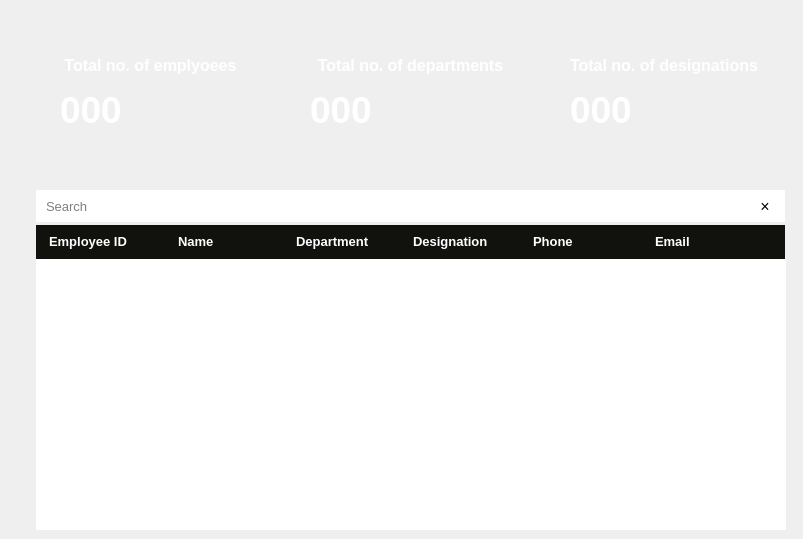
    <widget class="QWidget" name="searchWidget">
     <property name="styleSheet">
      <string notr="true">#searchWidget
{
	background:#2D2D2D;
}</string>
     </property>
     <widget class="QLabel" name="label_4">
      <property name="geometry">
       <rect>
        <x>36</x>
        <y>30</y>
        <width>238</width>
        <height>136</height>
       </rect>
      </property>
      <property name="text">
       <string/>
      </property>
      <property name="pixmap">
       <pixmap resource="resources.qrc">:/Images/empcardbg.png</pixmap>
      </property>
      <property name="scaledContents">
       <bool>true</bool>
      </property>
     </widget>
     <widget class="QLabel" name="label_5">
      <property name="geometry">
       <rect>
        <x>296</x>
        <y>30</y>
        <width>238</width>
        <height>136</height>
       </rect>
      </property>
      <property name="text">
       <string/>
      </property>
      <property name="pixmap">
       <pixmap resource="resources.qrc">:/Images/attendancebg.png</pixmap>
      </property>
      <property name="scaledContents">
       <bool>true</bool>
      </property>
     </widget>
     <widget class="QLabel" name="label_6">
      <property name="geometry">
       <rect>
        <x>556</x>
        <y>30</y>
        <width>238</width>
        <height>136</height>
       </rect>
      </property>
      <property name="text">
       <string/>
      </property>
      <property name="pixmap">
       <pixmap resource="resources.qrc">:/Images/absentbg.png</pixmap>
      </property>
      <property name="scaledContents">
       <bool>true</bool>
      </property>
     </widget>
     <widget class="QLabel" name="label_7">
      <property name="geometry">
       <rect>
        <x>40</x>
        <y>50</y>
        <width>221</width>
        <height>31</height>
       </rect>
      </property>
      <property name="font">
       <font>
        <pointsize>12</pointsize>
        <bold>true</bold>
       </font>
      </property>
      <property name="text">
       <string>&lt;html&gt;&lt;head/&gt;&lt;body&gt;&lt;p align=&quot;center&quot;&gt;&lt;span style=&quot; color:#ffffff;&quot;&gt;Total no. of emplyoees&lt;/span&gt;&lt;/p&gt;&lt;/body&gt;&lt;/html&gt;</string>
      </property>
     </widget>
     <widget class="QLabel" name="empLabel">
      <property name="geometry">
       <rect>
        <x>60</x>
        <y>80</y>
        <width>191</width>
        <height>61</height>
       </rect>
      </property>
      <property name="font">
       <font>
        <pointsize>28</pointsize>
        <bold>true</bold>
       </font>
      </property>
      <property name="styleSheet">
       <string notr="true">#empLabel
{
	color:white;
	font-weight:bold;
}</string>
      </property>
      <property name="text">
       <string>&lt;html&gt;&lt;head/&gt;&lt;body&gt;&lt;p&gt;&lt;span style=&quot; color:#ffffff;&quot;&gt;000&lt;/span&gt;&lt;/p&gt;&lt;/body&gt;&lt;/html&gt;</string>
      </property>
     </widget>
     <widget class="QLabel" name="deptLabel">
      <property name="geometry">
       <rect>
        <x>310</x>
        <y>80</y>
        <width>191</width>
        <height>61</height>
       </rect>
      </property>
      <property name="font">
       <font>
        <pointsize>28</pointsize>
        <bold>true</bold>
       </font>
      </property>
      <property name="styleSheet">
       <string notr="true">color:white;</string>
      </property>
      <property name="text">
       <string>&lt;html&gt;&lt;head/&gt;&lt;body&gt;&lt;p&gt;&lt;span style=&quot; font-size:28pt; color:#ffffff;&quot;&gt;000&lt;/span&gt;&lt;/p&gt;&lt;/body&gt;&lt;/html&gt;</string>
      </property>
     </widget>
     <widget class="QLabel" name="label_10">
      <property name="geometry">
       <rect>
        <x>300</x>
        <y>50</y>
        <width>221</width>
        <height>31</height>
       </rect>
      </property>
      <property name="font">
       <font>
        <pointsize>12</pointsize>
        <bold>true</bold>
       </font>
      </property>
      <property name="text">
       <string>&lt;html&gt;&lt;head/&gt;&lt;body&gt;&lt;p align=&quot;center&quot;&gt;&lt;span style=&quot; color:#ffffff;&quot;&gt;Total no. of departments&lt;/span&gt;&lt;/p&gt;&lt;/body&gt;&lt;/html&gt;</string>
      </property>
     </widget>
     <widget class="QLabel" name="designLabel">
      <property name="geometry">
       <rect>
        <x>570</x>
        <y>80</y>
        <width>191</width>
        <height>61</height>
       </rect>
      </property>
      <property name="font">
       <font>
        <pointsize>28</pointsize>
        <bold>true</bold>
       </font>
      </property>
      <property name="styleSheet">
       <string notr="true">color:white;</string>
      </property>
      <property name="text">
       <string>&lt;html&gt;&lt;head/&gt;&lt;body&gt;&lt;p&gt;&lt;span style=&quot; font-size:28pt; color:#ffffff;&quot;&gt;000&lt;/span&gt;&lt;/p&gt;&lt;/body&gt;&lt;/html&gt;</string>
      </property>
     </widget>
     <widget class="QLabel" name="label_12">
      <property name="geometry">
       <rect>
        <x>570</x>
        <y>50</y>
        <width>211</width>
        <height>31</height>
       </rect>
      </property>
      <property name="font">
       <font>
        <pointsize>12</pointsize>
        <bold>true</bold>
       </font>
      </property>
      <property name="text">
       <string>&lt;html&gt;&lt;head/&gt;&lt;body&gt;&lt;p&gt;&lt;span style=&quot; color:#ffffff;&quot;&gt;Total no. of designations&lt;/span&gt;&lt;/p&gt;&lt;/body&gt;&lt;/html&gt;</string>
      </property>
     </widget>
     <widget class="QLineEdit" name="searchTextBox">
      <property name="geometry">
       <rect>
        <x>36</x>
        <y>190</y>
        <width>711</width>
        <height>32</height>
       </rect>
      </property>
      <property name="font">
       <font>
        <pointsize>10</pointsize>
       </font>
      </property>
      <property name="styleSheet">
       <string notr="true">#searchTextBox
{
	padding-left:8px;
	border:none;
}</string>
      </property>
      <property name="placeholderText">
       <string>Search</string>
      </property>
     </widget>
     <widget class="QPushButton" name="pushButton">
      <property name="geometry">
       <rect>
        <x>745</x>
        <y>190</y>
        <width>40</width>
        <height>32</height>
       </rect>
      </property>
      <property name="font">
       <font>
        <pointsize>12</pointsize>
       </font>
      </property>
      <property name="styleSheet">
       <string notr="true">#pushButton
{
	border:none;
	color:black;
background:white;
}
#pushButton:hover
{
	border:none;
	color:red;
background:white;
}</string>
      </property>
      <property name="text">
       <string>×</string>
      </property>
     </widget>
     <widget class="QTableView" name="tableView">
      <property name="geometry">
       <rect>
        <x>36</x>
        <y>259</y>
        <width>750</width>
        <height>271</height>
       </rect>
      </property>
      <property name="sizePolicy">
       <sizepolicy hsizetype="Fixed" vsizetype="Fixed">
        <horstretch>0</horstretch>
        <verstretch>0</verstretch>
       </sizepolicy>
      </property>
      <property name="focusPolicy">
       <enum>Qt::NoFocus</enum>
      </property>
      <property name="autoFillBackground">
       <bool>false</bool>
      </property>
      <property name="frameShape">
       <enum>QFrame::NoFrame</enum>
      </property>
      <property name="horizontalScrollBarPolicy">
       <enum>Qt::ScrollBarAlwaysOff</enum>
      </property>
      <property name="sizeAdjustPolicy">
       <enum>QAbstractScrollArea::AdjustIgnored</enum>
      </property>
      <property name="editTriggers">
       <set>QAbstractItemView::NoEditTriggers</set>
      </property>
      <property name="tabKeyNavigation">
       <bool>false</bool>
      </property>
      <property name="showDropIndicator" stdset="0">
       <bool>false</bool>
      </property>
      <property name="dragDropOverwriteMode">
       <bool>false</bool>
      </property>
      <property name="alternatingRowColors">
       <bool>true</bool>
      </property>
      <property name="selectionMode">
       <enum>QAbstractItemView::SingleSelection</enum>
      </property>
      <property name="selectionBehavior">
       <enum>QAbstractItemView::SelectRows</enum>
      </property>
      <property name="textElideMode">
       <enum>Qt::ElideNone</enum>
      </property>
      <property name="showGrid">
       <bool>false</bool>
      </property>
      <property name="gridStyle">
       <enum>Qt::NoPen</enum>
      </property>
      <property name="cornerButtonEnabled">
       <bool>false</bool>
      </property>
      <attribute name="horizontalHeaderVisible">
       <bool>false</bool>
      </attribute>
      <attribute name="horizontalHeaderMinimumSectionSize">
       <number>30</number>
      </attribute>
      <attribute name="horizontalHeaderDefaultSectionSize">
       <number>120</number>
      </attribute>
     </widget>
     <widget class="QLabel" name="label_8">
      <property name="geometry">
       <rect>
        <x>36</x>
        <y>225</y>
        <width>135</width>
        <height>34</height>
       </rect>
      </property>
      <property name="font">
       <font>
        <pointsize>10</pointsize>
        <bold>true</bold>
       </font>
      </property>
      <property name="styleSheet">
       <string notr="true">#label_8
{
	color:white;
	background:#11110E;
padding-left:10px;
}</string>
      </property>
      <property name="text">
       <string>&lt;html&gt;&lt;head/&gt;&lt;body&gt;&lt;p&gt;    Employee ID&lt;/p&gt;&lt;/body&gt;&lt;/html&gt;</string>
      </property>
     </widget>
     <widget class="QLabel" name="label_21">
      <property name="geometry">
       <rect>
        <x>170</x>
        <y>225</y>
        <width>120</width>
        <height>34</height>
       </rect>
      </property>
      <property name="font">
       <font>
        <pointsize>10</pointsize>
        <bold>true</bold>
       </font>
      </property>
      <property name="styleSheet">
       <string notr="true">#label_21
{
	color:white;
	background:#11110E;
	padding-left:5px;
}</string>
      </property>
      <property name="text">
       <string>&lt;html&gt;&lt;head/&gt;&lt;body&gt;&lt;p&gt;Name&lt;/p&gt;&lt;/body&gt;&lt;/html&gt;</string>
      </property>
     </widget>
     <widget class="QLabel" name="label_22">
      <property name="geometry">
       <rect>
        <x>290</x>
        <y>225</y>
        <width>125</width>
        <height>34</height>
       </rect>
      </property>
      <property name="font">
       <font>
        <pointsize>10</pointsize>
        <bold>true</bold>
       </font>
      </property>
      <property name="styleSheet">
       <string notr="true">#label_22
{
	color:white;
	background:#11110E;
	padding-left:3px;
}</string>
      </property>
      <property name="text">
       <string>&lt;html&gt;&lt;head/&gt;&lt;body&gt;&lt;p&gt;Department&lt;/p&gt;&lt;/body&gt;&lt;/html&gt;</string>
      </property>
     </widget>
     <widget class="QLabel" name="label_23">
      <property name="geometry">
       <rect>
        <x>413</x>
        <y>225</y>
        <width>120</width>
        <height>34</height>
       </rect>
      </property>
      <property name="font">
       <font>
        <pointsize>10</pointsize>
        <bold>true</bold>
       </font>
      </property>
      <property name="styleSheet">
       <string notr="true">#label_23
{
	color:white;
	background:#11110E;
}</string>
      </property>
      <property name="text">
       <string>&lt;html&gt;&lt;head/&gt;&lt;body&gt;&lt;p&gt;Designation&lt;/p&gt;&lt;/body&gt;&lt;/html&gt;</string>
      </property>
     </widget>
     <widget class="QLabel" name="label_24">
      <property name="geometry">
       <rect>
        <x>533</x>
        <y>225</y>
        <width>122</width>
        <height>34</height>
       </rect>
      </property>
      <property name="font">
       <font>
        <pointsize>10</pointsize>
        <bold>true</bold>
       </font>
      </property>
      <property name="styleSheet">
       <string notr="true">#label_24
{
	color:white;
	background:#11110E;
}</string>
      </property>
      <property name="text">
       <string>&lt;html&gt;&lt;head/&gt;&lt;body&gt;&lt;p&gt;Phone&lt;/p&gt;&lt;/body&gt;&lt;/html&gt;</string>
      </property>
     </widget>
     <widget class="QLabel" name="label_25">
      <property name="geometry">
       <rect>
        <x>655</x>
        <y>225</y>
        <width>130</width>
        <height>34</height>
       </rect>
      </property>
      <property name="font">
       <font>
        <pointsize>10</pointsize>
        <bold>true</bold>
       </font>
      </property>
      <property name="styleSheet">
       <string notr="true">#label_25
{
	color:white;
	background:#11110E;
}</string>
      </property>
      <property name="text">
       <string>&lt;html&gt;&lt;head/&gt;&lt;body&gt;&lt;p&gt;Email&lt;/p&gt;&lt;/body&gt;&lt;/html&gt;</string>
      </property>
     </widget>
    </widget>
